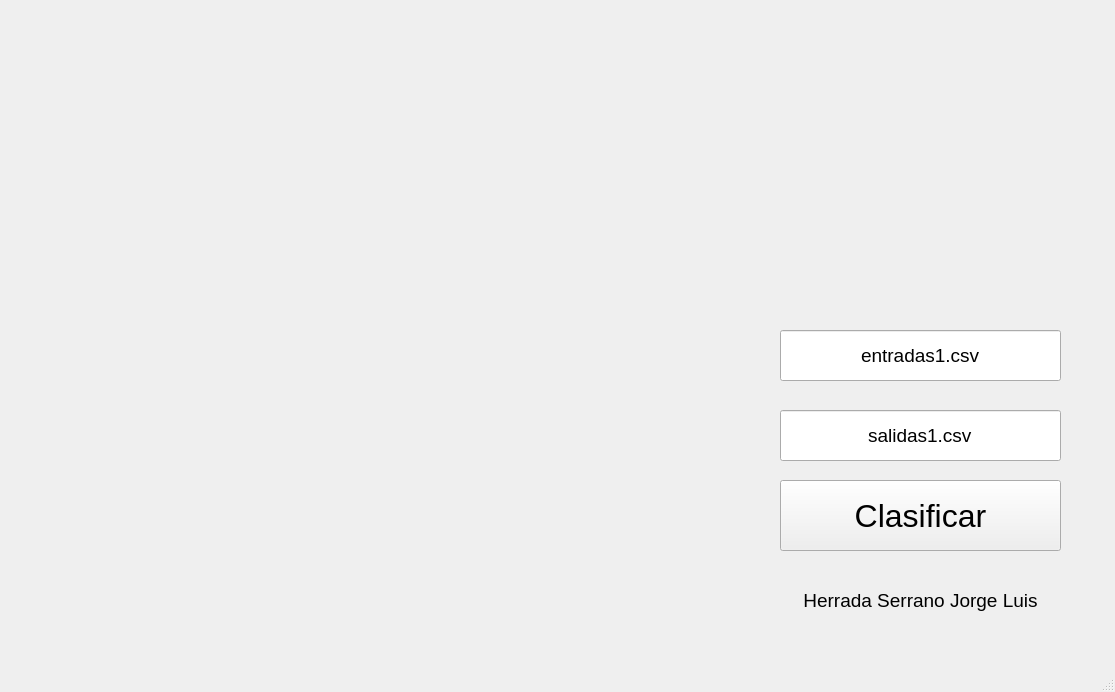
<?xml version="1.0" encoding="UTF-8"?>
<ui version="4.0">
 <class>MainWindow</class>
 <widget class="QMainWindow" name="MainWindow">
  <property name="geometry">
   <rect>
    <x>0</x>
    <y>0</y>
    <width>1115</width>
    <height>692</height>
   </rect>
  </property>
  <property name="windowTitle">
   <string>Red Neuronal Unicapa</string>
  </property>
  <widget class="QWidget" name="centralwidget">
   <widget class="QPushButton" name="btnClasificar">
    <property name="geometry">
     <rect>
      <x>780</x>
      <y>480</y>
      <width>281</width>
      <height>71</height>
     </rect>
    </property>
    <property name="font">
     <font>
      <pointsize>24</pointsize>
     </font>
    </property>
    <property name="text">
     <string>Clasificar</string>
    </property>
   </widget>
   <widget class="QLabel" name="label">
    <property name="geometry">
     <rect>
      <x>0</x>
      <y>0</y>
      <width>691</width>
      <height>571</height>
     </rect>
    </property>
    <property name="tabletTracking">
     <bool>false</bool>
    </property>
    <property name="text">
     <string/>
    </property>
    <property name="pixmap">
     <pixmap>../prueba.png</pixmap>
    </property>
    <property name="scaledContents">
     <bool>true</bool>
    </property>
   </widget>
   <widget class="QLabel" name="lblNombre">
    <property name="geometry">
     <rect>
      <x>780</x>
      <y>580</y>
      <width>281</width>
      <height>41</height>
     </rect>
    </property>
    <property name="font">
     <font>
      <pointsize>14</pointsize>
     </font>
    </property>
    <property name="layoutDirection">
     <enum>Qt::LeftToRight</enum>
    </property>
    <property name="text">
     <string>Herrada Serrano Jorge Luis</string>
    </property>
    <property name="alignment">
     <set>Qt::AlignCenter</set>
    </property>
   </widget>
   <widget class="QLineEdit" name="txtEntrada">
    <property name="geometry">
     <rect>
      <x>780</x>
      <y>330</y>
      <width>281</width>
      <height>51</height>
     </rect>
    </property>
    <property name="font">
     <font>
      <pointsize>14</pointsize>
     </font>
    </property>
    <property name="text">
     <string>entradas1.csv</string>
    </property>
    <property name="alignment">
     <set>Qt::AlignCenter</set>
    </property>
   </widget>
   <widget class="QLineEdit" name="txtSalida">
    <property name="geometry">
     <rect>
      <x>780</x>
      <y>410</y>
      <width>281</width>
      <height>51</height>
     </rect>
    </property>
    <property name="font">
     <font>
      <pointsize>14</pointsize>
     </font>
    </property>
    <property name="text">
     <string>salidas1.csv</string>
    </property>
    <property name="alignment">
     <set>Qt::AlignCenter</set>
    </property>
   </widget>
  </widget>
  <widget class="QMenuBar" name="menubar">
   <property name="geometry">
    <rect>
     <x>0</x>
     <y>0</y>
     <width>1115</width>
     <height>26</height>
    </rect>
   </property>
  </widget>
  <widget class="QStatusBar" name="statusbar"/>
 </widget>
 <tabstops>
  <tabstop>btnClasificar</tabstop>
  <tabstop>txtEntrada</tabstop>
  <tabstop>txtSalida</tabstop>
 </tabstops>
 <resources/>
 <connections/>
</ui>
